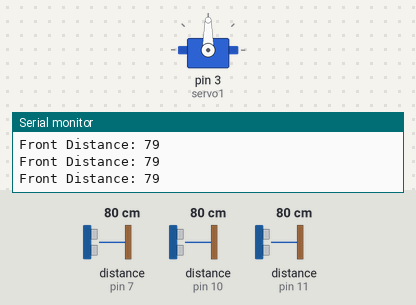
This sketch was run on a simulated Arduino Uno, built with avr-gcc and run on an emulated ATmega328P. On the bench: servo, the last lines printed to the serial monitor. Wiring (inferred from the names in the program): ultrasonic range finder: trigger pin 6; echo pin 7. The inputs (shaded band) are chosen by the test bench; at power-on: distance to the obstacle (sensors on pin 7, pin 10, pin 11) 80 cm. The echo pulse lasts 58.3 µs per cm.

Above: at 1.3 s.
1.4 s: distance to the obstacle (sensor on pin 7) set to 12 cm
2.9 s: distance to the obstacle (sensor on pin 7) set to 9 cm
At 3.4 s:
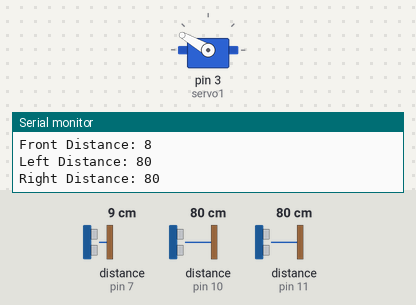
5.9 s: distance to the obstacle (sensor on pin 7) set to 18 cm
At 6.9 s:
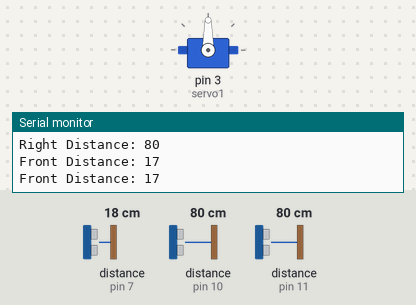
7.4 s: distance to the obstacle (sensor on pin 7) set to 2 cm
At 7.9 s:
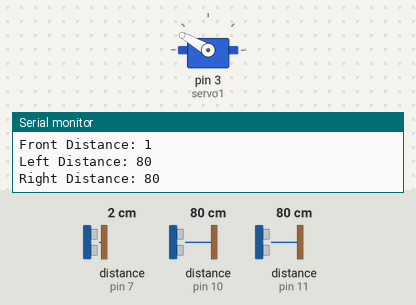
10.4 s: distance to the obstacle (sensor on pin 10) set to 120 cm
13.4 s: distance to the obstacle (sensor on pin 11) set to 12 cm
15.3 s: distance to the obstacle (sensor on pin 11) set to 9 cm
At 16.1 s:
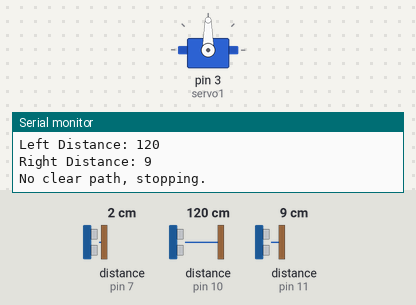
Timing chart, 0 to 18.3 s (numbered marks = the images above; inputs shaded):
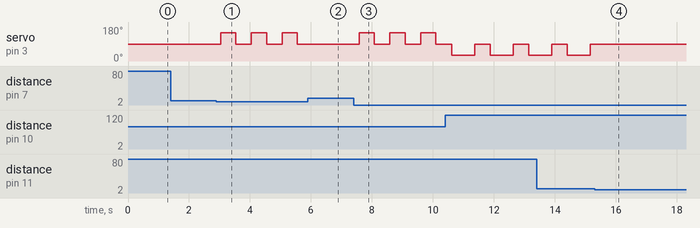

The sketch:

car_new.ino
```cpp
#include <Servo.h>
// Declaration of components
Servo servo1;

int trigf = 6;
int trigl = 9;
int trigr = 8; // Changed to avoid Serial pin conflict
int echof = 7;
int echol = 10;
int echor = 11; // Changed to avoid Serial pin conflict

long durationf, durationl, durationr;
long disf, disl, disr;

void setup() {
  Serial.begin(9600);

  servo1.attach(3); // Attaching Servo Motor to pin 3

  pinMode(trigf, OUTPUT);
  pinMode(echof, INPUT);
  pinMode(trigl, OUTPUT);
  pinMode(echol, INPUT);
  pinMode(trigr, OUTPUT);
  pinMode(echor, INPUT);
}

void steerl() {
  servo1.write(30);
  delay(750);
  servo1.write(90);
}

void steerr() {
  servo1.write(150);
  delay(500);
  servo1.write(90);
}

void loop() {
  servo1.write(90);

  // Front Distance Measurement
  digitalWrite(trigf, LOW);
  delayMicroseconds(2);
  digitalWrite(trigf, HIGH);
  delayMicroseconds(10);
  digitalWrite(trigf, LOW);

  durationf = pulseIn(echof, HIGH);
  disf = (durationf / 2) * 0.0344;
  Serial.print("Front Distance: ");
  Serial.println(disf);

  if (disf < 10) { // Front obstacle detected
    // Left Distance Measurement
    digitalWrite(trigl, LOW);
    delayMicroseconds(2);
    digitalWrite(trigl, HIGH);
    delayMicroseconds(10);
    digitalWrite(trigl, LOW);

    durationl = pulseIn(echol, HIGH);
    disl = (durationl / 2) * 0.0344;
    Serial.print("Left Distance: ");
    Serial.println(disl);

    // Right Distance Measurement
    digitalWrite(trigr, LOW);
    delayMicroseconds(2);
    digitalWrite(trigr, HIGH);
    delayMicroseconds(10);
    digitalWrite(trigr, LOW);

    durationr = pulseIn(echor, HIGH);
    disr = (durationr / 2) * 0.0344;
    Serial.print("Right Distance: ");
    Serial.println(disr);

    if (disl > 10 && disr > 10) {
      if (disl > disr) {
        steerl();
      } else {
        steerr();
      }
    } else {
      Serial.println("No clear path, stopping.");
      servo1.write(90); // Neutral position
    }
  }

  delay(500); // Reduced delay for faster response
}
```

Measured:
- the behaviour switches between 11 and 10 cm on distance to the obstacle (sensor on pin 7) (found by bisection; images 0 and 1)
- the behaviour switches between 11 and 10 cm on distance to the obstacle (sensor on pin 11) (found by bisection; images 3 and 4)
- after the input at 2.9 s, servo on pin 3 (servo1): alternates 150° for 0.50 s and 90° for 0.51 s, starting after 0.13 s
- after the input at 5.9 s, servo on pin 3 (servo1): stays 90° (without the input it goes to 150° after 0.17 s)
- after the input at 7.4 s, servo on pin 3 (servo1): alternates 150° for 0.50 s and 90° for 0.51 s, starting after 0.18 s
- after the input at 15.3 s, servo on pin 3 (servo1): stops changing and stays 90°
